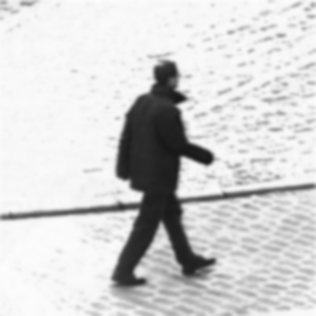
#> input picture cpp/planarcut/examples/pics/walk.ppm, 316 x 316 px
$ python pyrmerge.py ../cpp/planarcut/examples/pics/walk.ppm ../cpp/planarcut/examples/pics/walk.ppm   (Python 2 division)
#> lines starting #> are read from the running program, lines starting #| are printed output that depends on the picture
import sys
import cv2
import numpy as np
import logging

UPKEY=2490368
DOWNKEY=2621440


def key_usage():
	sys.stdout.write('UP to inc pyrup times\n')
	sys.stdout.write('DOWN to dec pyrup times\n')
	return


def pyr_merge(aimg,bimg,pytimes):
	G = aimg.copy()
	gpA = [G]
	for i in xrange(pytimes):
		G = cv2.pyrDown(G)
		gpA.append(G)
	G = bimg.copy()
	gpB = [G]
	for i in xrange(pytimes):
		G = cv2.pyrDown(G)
		gpB.append(G)

	lpA = [gpA[pytimes-1]]
	for i in xrange(pytimes-1,0,-1):
		GE = cv2.pyrUp(gpA[i])
		L = cv2.subtract(gpA[i-1],GE)
		lpA.append(L)

	lpB = [gpB[pytimes-1]]
	for i in xrange(pytimes - 1,0,-1):
		GE = cv2.pyrUp(gpB[i])
		L = cv2.subtract(gpB[i-1],GE)
		lpB.append(L)

	LS = []
	i = 0
	for la,lb in zip(lpA,lpB):
		rows,cols,dpt = la.shape
		ls = np.hstack((la[:,0:cols/2], lb[:,cols/2:]))
		LS.append(ls)
		i += 1
	ls_ = LS[0]
	for i in xrange(1,pytimes):
		ls_ = cv2.pyrUp(ls_)
		ls_ = cv2.add(ls_,LS[i])
	return ls_

def MergeFilePyramid(afile,bfile):
	try:
		aimg = cv2.imread(afile)
		bimg = cv2.imread(bfile)
		assert(len(aimg.shape)>=3)
		assert(len(bimg.shape)>=3)
	except:
		sys.stderr.write('can not open (%s/%s) for file read\n'%(afile,bfile))
		return -3
	# now for make the whole size
	key_usage()
	arows,acols,achl = aimg.shape
	brows,bcols,bchl = bimg.shape
	mrows = arows
	if mrows < brows:
		mrows = brows
	mcols = acols
	if mcols < bcols:
		mcols = bcols

	aimg = cv2.resize(aimg,(mcols,mrows))
	bimg = cv2.resize(bimg,(mcols,mrows))
	pyrtimes = 3
	maxtimes = 6
	while True:
		mimg = pyr_merge(aimg,bimg,pyrtimes)
		mname = '%d times'%(pyrtimes)
		cv2.imshow(mname,mimg)
		k = cv2.waitKey(0)
		cv2.destroyAllWindows()
		if k not in [UPKEY,DOWNKEY]:
			break
		if k == UPKEY:
			pyrtimes += 1
			if pyrtimes >maxtimes :
				pyrtimes = maxtimes
		else:
			pyrtimes -= 1
			if pyrtimes < 1 :
				pyrtimes = 1
	return 0

def main():
	if len(sys.argv) < 3:
		sys.stderr.write('%s afile bfile\n'%(sys.argv[0]))
		sys.exit(3)
	logging.basicConfig(level=logging.DEBUG,format="%(levelname)-8s [%(filename)-10s:%(funcName)-20s:%(lineno)-5s] %(message)s")
	MergeFilePyramid(sys.argv[1],sys.argv[2])
#> in MergeFilePyramid, aimg is the input picture: shape (316, 316, 3); min 23, max 252, mean 210.5
#> the loop in pyr_merge, `for i in xrange(pytimes):` made 3 passes
#> pass 1, in pyr_merge, `G = cv2.pyrDown(G)`:
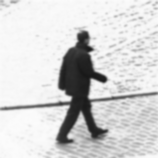
#> G: shape (158, 158, 3); min 24, max 252, mean 210.6
#> pass 2, in pyr_merge, `G = cv2.pyrDown(G)`:
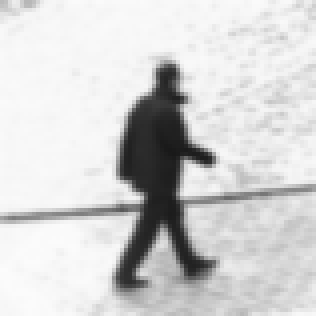
#> G: shape (79, 79, 3) (shown 4 times larger); min 25, max 252, mean 210.6
#> pass 3, in pyr_merge, `G = cv2.pyrDown(G)`:
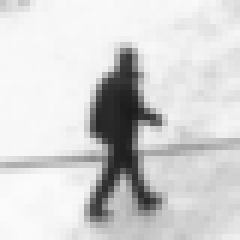
#> G: shape (40, 40, 3) (shown 6 times larger); min 28, max 251, mean 211.2
#> after the loop in pyr_merge, `for i in xrange(pytimes):`: gpA = 4 items
#> the loop in pyr_merge, `for i in xrange(pytimes-1,0,-1):` made 2 passes
#> pass 1, in pyr_merge, `GE = cv2.pyrUp(gpA[i])`:
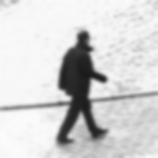
#> GE: shape (158, 158, 3); min 26, max 252, mean 210.6
#> pass 1, in pyr_merge, `L = cv2.subtract(gpA[i-1],GE)`:
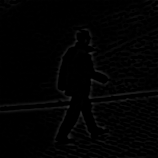
#> L: shape (158, 158, 3); min 0, max 51, mean 2.5
#> pass 2, in pyr_merge, `L = cv2.subtract(gpA[i-1],GE)`:
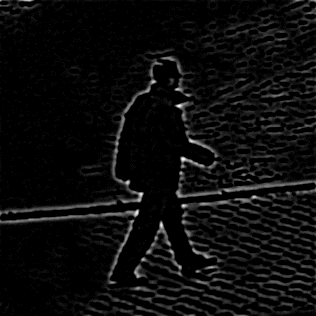
#> L: shape (316, 316, 3); min 0, max 25, mean 1.2; drawn with min black and max white
#> after the loop in pyr_merge, `for i in xrange(pytimes-1,0,-1):`: lpA = 3 items
#> the loop in pyr_merge, `for la,lb in zip(lpA,lpB):` made 3 passes
#> (rows, cols) on passes 1 to 3: (79, 79), (158, 158), (316, 316)
#> after the loop in pyr_merge, `for la,lb in zip(lpA,lpB):`: i = 3
#> the loop in pyr_merge, `for i in xrange(1,pytimes):` made 2 passes
#> pass 2, in pyr_merge, `ls_ = cv2.pyrUp(ls_)`:
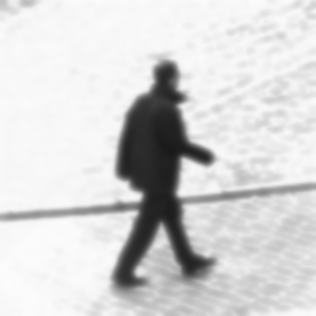
#> ls_: shape (316, 316, 3); min 26, max 252, mean 213.2
#> (key Esc is pressed here)

if __name__ == '__main__':
	main()
